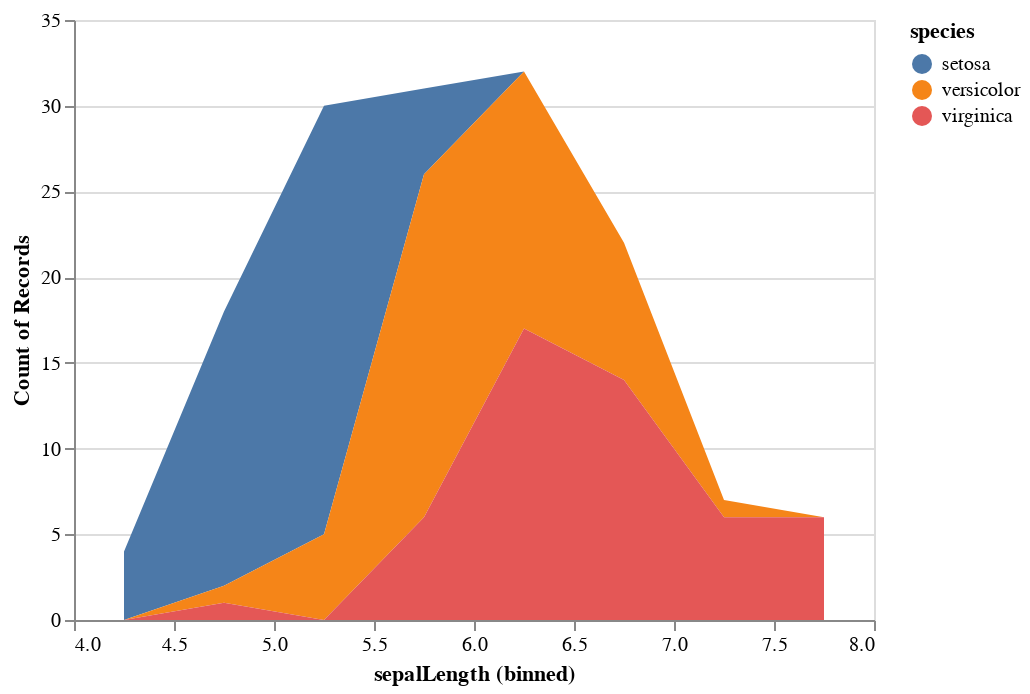

The code cell stored with this chart in its notebook:
### Code cell
chart1

### Figure 1 — Vega-Lite specification as saved in the notebook (floating-point values rounded to 4 significant figures; data arrays with more than 128 entries replaced by an {"elided": "..."} marker saying what was removed)
{"config": {"view": {"continuousWidth": 400, "continuousHeight": 300}}, "data": {"name": "data-a264acbd6e539a8b3afc0cb5f240fb57"}, "mark": "area", "encoding": {"fill": {"condition": {"type": "nominal", "field": "species", "selection": "selector017"}, "value": "lightgray"}, "x": {"type": "quantitative", "bin": {}, "field": "sepalLength"}, "y": {"type": "quantitative", "aggregate": "count"}}, "selection": {"selector017": {"type": "single"}}, "$schema": "https://vega.github.io/schema/vega-lite/v4.8.1.json", "datasets": {"data-a264acbd6e539a8b3afc0cb5f240fb57": {"elided": "150 records"}}}
